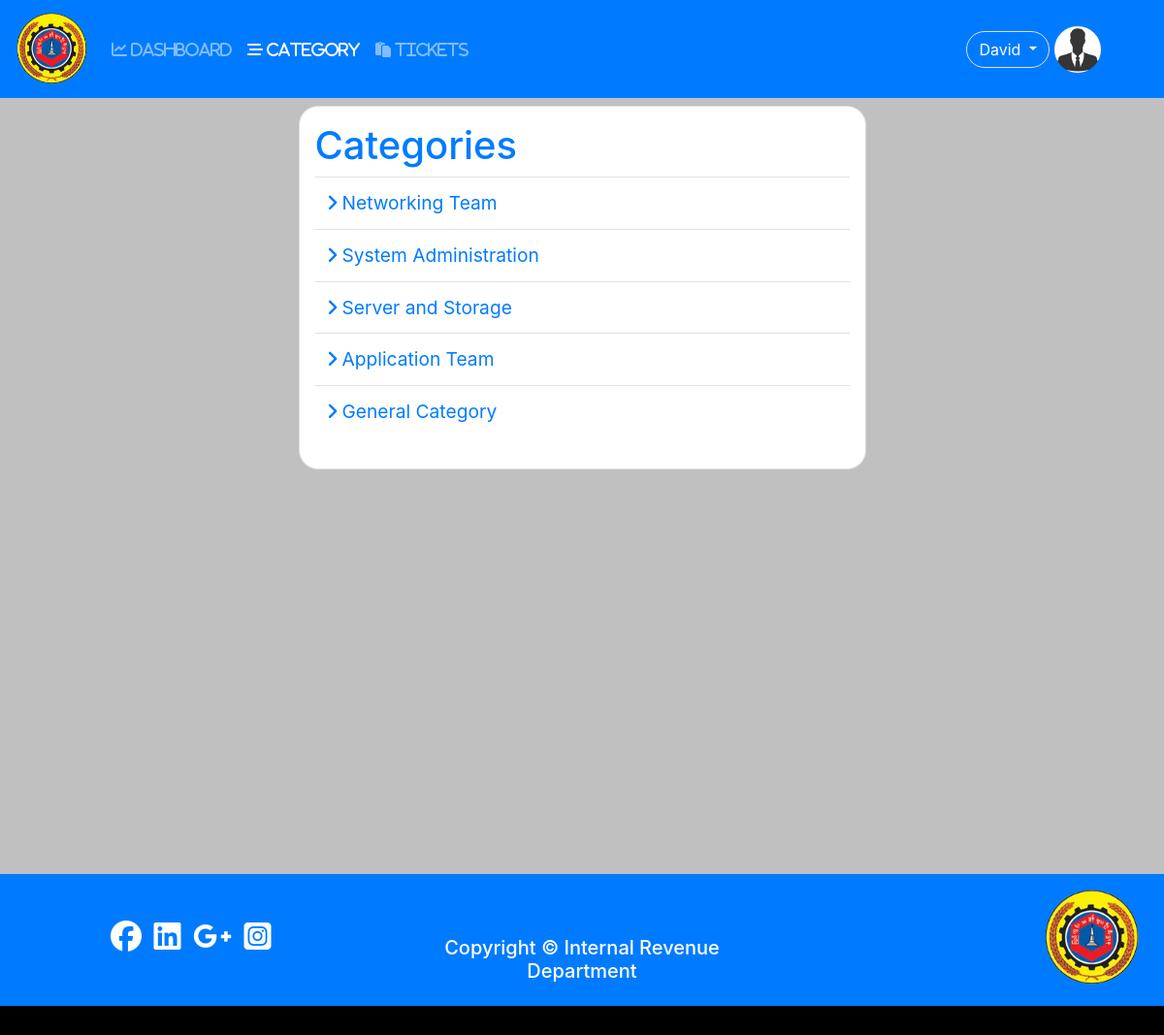
The app's page /category/new (signed in) with its own data.
### user/models.py (models this page shows, shortened)
class Profile(models.Model):#User
	user = models.OneToOneField(settings.AUTH_USER_MODEL,on_delete=models.CASCADE);
	photo = models.ImageField(null=True,blank=True,default='default.jpg');
	birthday = models.DateField(null=True,blank=True);
	phone = models.CharField(max_length=20,null=True,blank=True);
	address = models.TextField(null=True,blank=True);
	category = models.ForeignKey(Category,on_delete=models.CASCADE,blank=True,null=True);
	GENDER = (
				('other','Other'), # (Key,value)
				('male','Male'),
				('female','Female')
			);
	gender = models.CharField(max_length=100,choices = GENDER,default='other');

### tickets/models.py (models this page shows, shortened)
class Category(models.Model):
	name = models.CharField(max_length=150);
	slug = models.SlugField(max_length=150,unique=True);

### tickets/views.py (the view)
# urls.py: path('category/new',views.new_category,name='new-category'),
@user_passes_test(checkIfAdminOrTech,login_url='error')
@login_required
def new_category(request):
	if request.method == 'POST' and request.user.is_superuser:
		category_form = CategoryForm(data=request.POST);
		if category_form.is_valid():
			new_category = category_form.save(commit=False);
			new_category.slug = slugify(new_category.name);
			new_category.save();
			messages.success(request,"Category has been added successfully!");
			category_form = CategoryForm();
		else:
			messages.error(request,"Category cannot add, try again!");
	else:
		category_form= CategoryForm();
	categories = Category.objects.all();
	return render(request,'tickets/new_category.html',{ 'category':'active',
														'category_form':category_form,
														'categories':categories,
														});

### user/auth.py (called while the page is built)
def checkIfAdminOrTech(user):
	return user.is_superuser or user.is_staff;

### tickets/templates/tickets/new_category.html (shortened to what this page needs)
{% extends 'user/base.html' %}
{% load crispy_forms_tags %}
{% block content %}
<div class="d-flex flex-column align-items-center">
	<div class="card p-3 m-2 w-50" style="border-radius: 20px;">
		<h1 class="text-primary">Categories</h1>
		<table class="table">
			{% for category in categories %}
			<tr>
			<td>
				<span class="text-primary" style="font-size: 1.2em;"><i class="fas fa-angle-right mr-1"></i>{{category.name}}</span></td>
			</tr>
			{% endfor %}
		</table>
	</div>
</div>
{% endblock %}

### user/templates/user/naviation.html (shortened to what this page needs)
  <nav class="navbar navbar-expand-lg navbar-dark bg-primary">
  {% load static %}
  <a class="navbar-brand" href="{% url 'dashboard' %}">
    <img src="{% static 'pictures/logo1_no_background.png' %}"
    width="75" height="75"
    class="animate__animated animate__flipInX"
    >
  </a>
  <div class="collapse navbar-collapse" id="navbarNavDropdown">
    <ul class="navbar-nav">
      <li class="nav-item {{dashboard}}">
        <a class="nav-link" href="{% url 'dashboard'%}"><i class="fas fa-chart-line"> DASHBOARD</i><span class="sr-only">(current)</span></a>
      </li>
      {% if user.is_superuser or user.is_staff %}
        <li class="nav-item {{category}}">
          <a class="nav-link" href="{% url 'new-category' %}"><i class="fas fa-stream"> CATEGORY</i></a>
        </li>
        <li class="nav-item {{nav_ticket}}">
          <a class="nav-link" href="{% url 'tickets' %}"><i class="fas fa-paste"> TICKETS</i></a>
        </li>
          {% endif %}
    </ul>
  </div>
        <div class="btn-group">
            <button type="button" class="btn btn-primary border rounded-pill m-1 dropdown-toggle" data-toggle="dropdown" aria-haspopup="true" aria-expanded="false">
              {{user.username}}
            </button>
          </div>
          <img src = '{{user.profile.photo.url}}' class="rounded-circle border border-primary mr-5" style="width:50px; height:50px;">
</nav>

### user/static/css/style.css (style rules this page uses)
body,html { margin: 0; width: 100%; height: 100%; }

### records on screen
Category: name "Networking Team"
Category: name "System Administration"
Category: name "Server and Storage"
Category: name "Application Team"
Category: name "General Category"

### other values on screen
{{ user.username }} "David"
